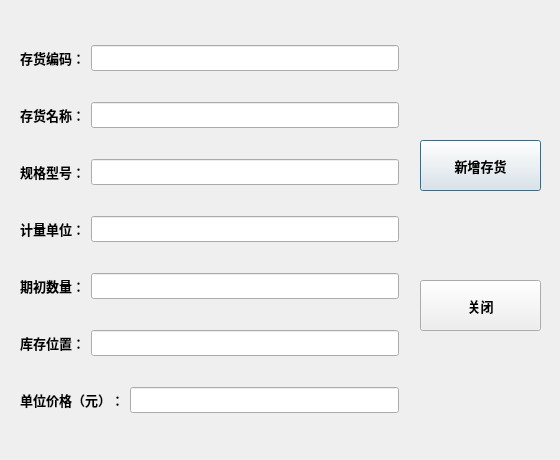
<?xml version="1.0" encoding="UTF-8"?>
<ui version="4.0">
 <class>new_material</class>
 <widget class="QDialog" name="new_material">
  <property name="geometry">
   <rect>
    <x>0</x>
    <y>0</y>
    <width>560</width>
    <height>460</height>
   </rect>
  </property>
  <property name="windowTitle">
   <string>新增存货</string>
  </property>
  <widget class="QWidget" name="verticalLayoutWidget">
   <property name="geometry">
    <rect>
     <x>20</x>
     <y>20</y>
     <width>379</width>
     <height>421</height>
    </rect>
   </property>
   <layout class="QVBoxLayout" name="verticalLayout">
    <item>
     <layout class="QHBoxLayout" name="horizontalLayout_6">
      <item>
       <widget class="QLabel" name="label_2">
        <property name="font">
         <font>
          <family>微软雅黑</family>
          <pointsize>10</pointsize>
          <weight>75</weight>
          <bold>true</bold>
         </font>
        </property>
        <property name="text">
         <string>存货编码：</string>
        </property>
       </widget>
      </item>
      <item>
       <widget class="QLineEdit" name="material_id_lineEdit">
        <property name="font">
         <font>
          <family>微软雅黑</family>
          <pointsize>10</pointsize>
         </font>
        </property>
       </widget>
      </item>
     </layout>
    </item>
    <item>
     <layout class="QHBoxLayout" name="horizontalLayout_5">
      <item>
       <widget class="QLabel" name="label_3">
        <property name="font">
         <font>
          <family>微软雅黑</family>
          <pointsize>10</pointsize>
          <weight>75</weight>
          <bold>true</bold>
         </font>
        </property>
        <property name="text">
         <string>存货名称：</string>
        </property>
       </widget>
      </item>
      <item>
       <widget class="QLineEdit" name="material_name_lineEdit">
        <property name="font">
         <font>
          <family>微软雅黑</family>
          <pointsize>10</pointsize>
         </font>
        </property>
        <property name="text">
         <string/>
        </property>
       </widget>
      </item>
     </layout>
    </item>
    <item>
     <layout class="QHBoxLayout" name="horizontalLayout_4">
      <item>
       <widget class="QLabel" name="label">
        <property name="font">
         <font>
          <family>微软雅黑</family>
          <pointsize>10</pointsize>
          <weight>75</weight>
          <bold>true</bold>
         </font>
        </property>
        <property name="text">
         <string>规格型号：</string>
        </property>
       </widget>
      </item>
      <item>
       <widget class="QLineEdit" name="spec_lineEdit">
        <property name="font">
         <font>
          <family>微软雅黑</family>
          <pointsize>10</pointsize>
         </font>
        </property>
       </widget>
      </item>
     </layout>
    </item>
    <item>
     <layout class="QHBoxLayout" name="horizontalLayout_3">
      <item>
       <widget class="QLabel" name="label_4">
        <property name="font">
         <font>
          <family>微软雅黑</family>
          <pointsize>10</pointsize>
          <weight>75</weight>
          <bold>true</bold>
         </font>
        </property>
        <property name="text">
         <string>计量单位：</string>
        </property>
       </widget>
      </item>
      <item>
       <widget class="QLineEdit" name="unit_lineEdit">
        <property name="font">
         <font>
          <family>微软雅黑</family>
          <pointsize>10</pointsize>
         </font>
        </property>
       </widget>
      </item>
     </layout>
    </item>
    <item>
     <layout class="QHBoxLayout" name="horizontalLayout">
      <item>
       <widget class="QLabel" name="label_5">
        <property name="font">
         <font>
          <family>微软雅黑</family>
          <pointsize>10</pointsize>
          <weight>75</weight>
          <bold>true</bold>
         </font>
        </property>
        <property name="text">
         <string>期初数量：</string>
        </property>
       </widget>
      </item>
      <item>
       <widget class="QLineEdit" name="ori_num_lineEdit">
        <property name="font">
         <font>
          <family>微软雅黑</family>
          <pointsize>10</pointsize>
         </font>
        </property>
       </widget>
      </item>
     </layout>
    </item>
    <item>
     <layout class="QHBoxLayout" name="horizontalLayout_7">
      <item>
       <widget class="QLabel" name="label_7">
        <property name="font">
         <font>
          <family>微软雅黑</family>
          <pointsize>10</pointsize>
          <weight>75</weight>
          <bold>true</bold>
         </font>
        </property>
        <property name="text">
         <string>库存位置：</string>
        </property>
       </widget>
      </item>
      <item>
       <widget class="QLineEdit" name="position_lineEdit">
        <property name="font">
         <font>
          <family>微软雅黑</family>
          <pointsize>10</pointsize>
         </font>
        </property>
       </widget>
      </item>
     </layout>
    </item>
    <item>
     <layout class="QHBoxLayout" name="horizontalLayout_2">
      <item>
       <widget class="QLabel" name="label_6">
        <property name="font">
         <font>
          <family>微软雅黑</family>
          <pointsize>10</pointsize>
          <weight>75</weight>
          <bold>true</bold>
         </font>
        </property>
        <property name="text">
         <string>单位价格（元）：</string>
        </property>
       </widget>
      </item>
      <item>
       <widget class="QLineEdit" name="per_price_lineEdit">
        <property name="font">
         <font>
          <family>微软雅黑</family>
          <pointsize>10</pointsize>
         </font>
        </property>
       </widget>
      </item>
     </layout>
    </item>
   </layout>
  </widget>
  <widget class="QPushButton" name="confirm_pushButton">
   <property name="geometry">
    <rect>
     <x>420</x>
     <y>140</y>
     <width>121</width>
     <height>51</height>
    </rect>
   </property>
   <property name="font">
    <font>
     <family>微软雅黑</family>
     <pointsize>10</pointsize>
     <weight>75</weight>
     <bold>true</bold>
    </font>
   </property>
   <property name="text">
    <string>新增存货</string>
   </property>
  </widget>
  <widget class="QPushButton" name="cancel_pushButton">
   <property name="geometry">
    <rect>
     <x>420</x>
     <y>280</y>
     <width>121</width>
     <height>51</height>
    </rect>
   </property>
   <property name="font">
    <font>
     <family>微软雅黑</family>
     <pointsize>10</pointsize>
     <weight>75</weight>
     <bold>true</bold>
    </font>
   </property>
   <property name="text">
    <string>关闭</string>
   </property>
  </widget>
 </widget>
 <resources/>
 <connections/>
</ui>
